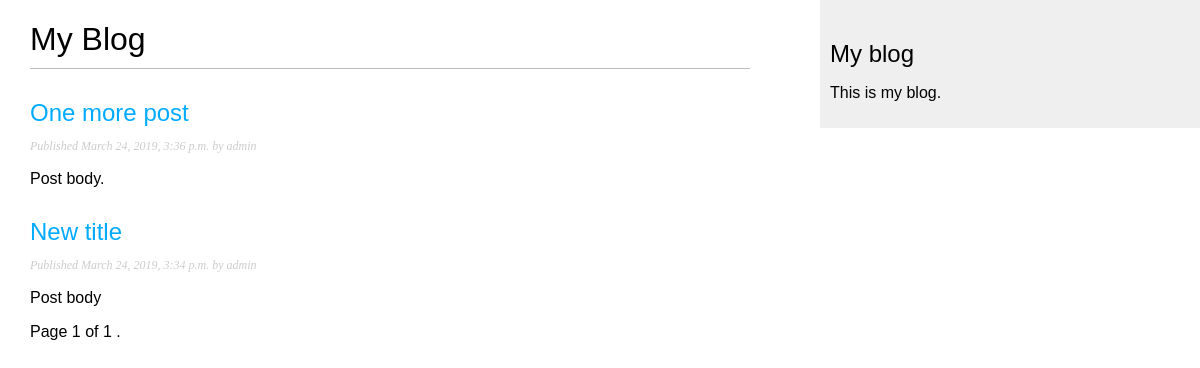
Screenshot of /blog/ with the database file from the repository.
### blog/models.py (models this page shows, shortened)
class Post(models.Model):
	STATUS_CHOICE = (
       ('draft', 'Draft'),
       ('published', 'Published'),
		)
	title = models.CharField(max_length=250)
	slug = models.SlugField(max_length=250, unique_for_date='publish')
	author = models.ForeignKey(User, on_delete=models.CASCADE, related_name='blog_posts')
	body = models.TextField()
	publish = models.DateTimeField(default=timezone.now)
	created = models.DateTimeField(auto_now_add=True)
	updated = models.DateTimeField(auto_now=True)
	status = models.CharField(max_length=10, choices=STATUS_CHOICE, default='draft')
	objects = models.Manager()
	published = PublishedManager()
	class Meta:
		ordering = ('-publish',)
	def get_absolute_url(self):
		return reverse('blog:post_detail', args=[self.publish.year, self.publish.month, self.publish.day, self.slug])

### blog/views.py (the view)
# urls.py: path('', views.PostListView.as_view(), name='post_list'),
class PostListView(ListView):
	queryset = Post.published.all()
	context_object_name = 'posts'
	paginate_by = 3
	template_name = 'blog/post/list.html'

### blog/templates/blog/post/list.html (shortened to what this page needs)
{% extends "blog/base.html" %}
{% block content %}
	<h1>My Blog</h1>
	{% for post in posts %}
		<h2>
				<a href=" {{ post.get_absolute_url }} " >
					{{ post.title }}
				</a>
		</h2>
		<p class="date">
			Published {{ post.publish }} by {{ post.author }}
		</p>
		{{ post.body|truncatewords:30|linebreaks }}
	{% endfor %}
	{% include "pagination.html" with page=page_obj %}
{% endblock %}

### blog/templates/blog/base.html (shortened to what this page needs)
{% load static %}
<!DOCTYPE html>
<html>
<head>
	<link rel="stylesheet" type="text/css" href="{% static "css/blog.css"  %}">
</head>
<body>
	<div id="content">
		{% block content %}
		{% endblock %}
	</div>
	<div id="sidebar" >
		<h2>My blog</h2>
		<p>This is my blog.</p>
	</div>
</body>
</html>

### blog/templates/pagination.html (shortened to what this page needs)
<div clas="pagination">
	<span class="step-links">
		<span class="current" >
			Page {{ page.number }} of {{ page.paginator.num_pages }} .
		</span>
	</span>
</div>

### blog/static/css/blog.css (style rules this page uses)
body { margin:0; padding:0; font-family:helvetica, sans-serif; }
a { color:#00abff; text-decoration:none; }
h1 { font-weight:normal; border-bottom:1px solid #bbb; padding:0 0 10px 0; }
h2 { font-weight:normal; margin:30px 0 0; }
#content { float:left; width:60%; padding:0 0 0 30px; }
#sidebar { float:right; width:30%; padding:10px; background:#efefef; height:100%; }
p.date { color:#ccc; font-family: georgia, serif; font-size: 12px; font-style: italic; }

### rows the page displays
Post: title "One more post", publish "March 24, 2019, 3:36 p.m.", author "admin", body "Post body."
Post: title "New title", publish "March 24, 2019, 3:34 p.m.", author "admin", body "Post body"

### other values shown
{{ page.number }} "1"
{{ page.paginator.num_pages }} "1"
